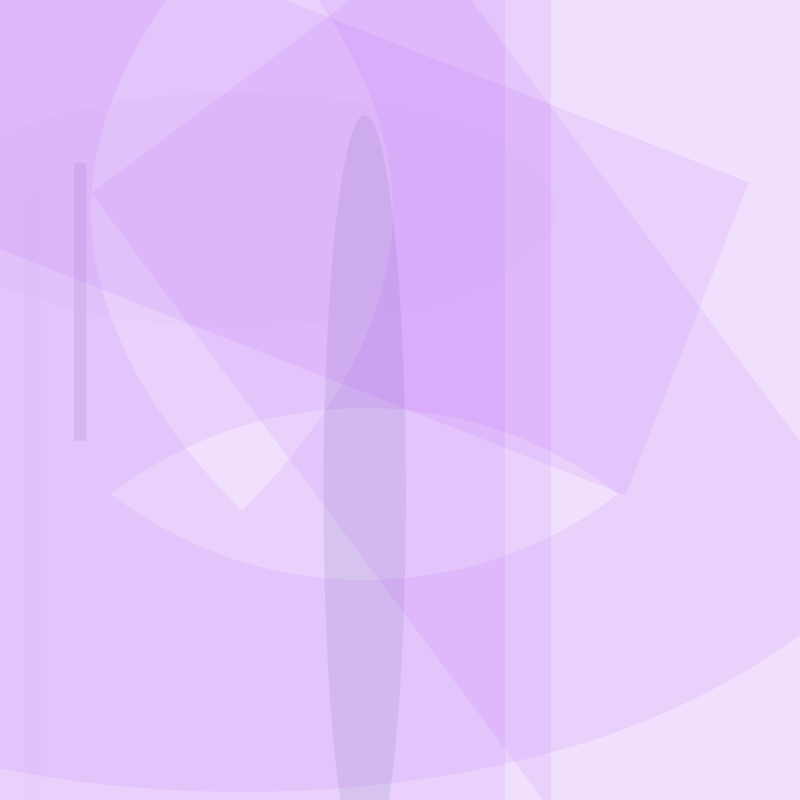
Frame 1 (no input)
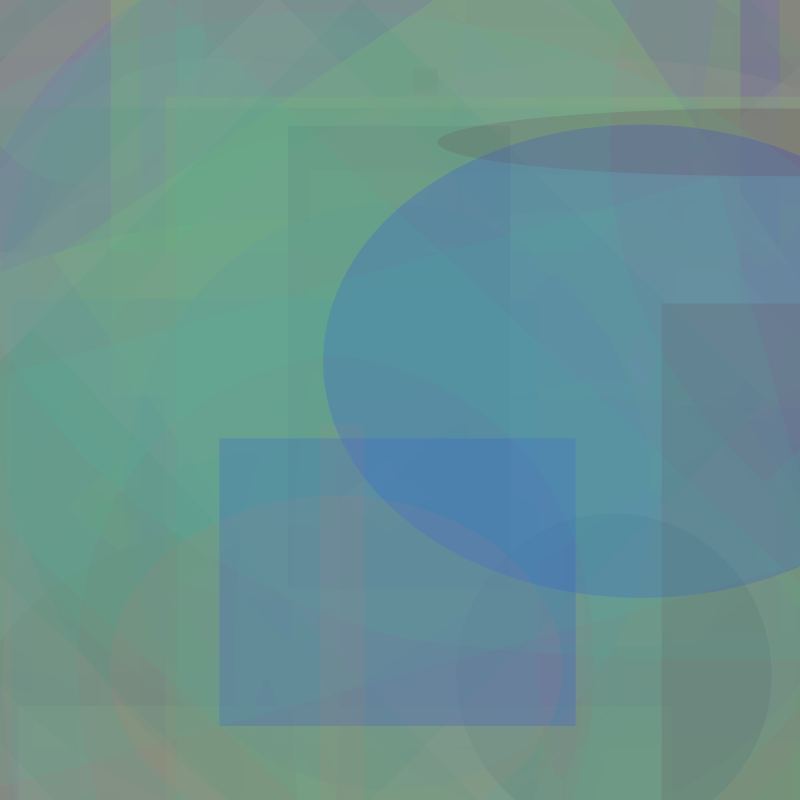
Frame 60 (the mouse pressed at the canvas centre just before this capture)
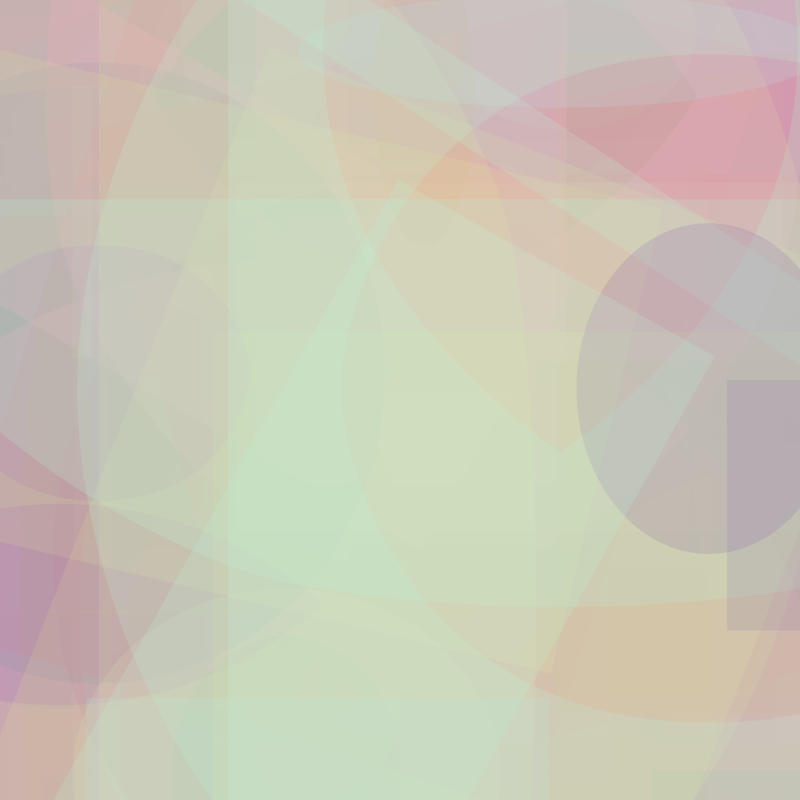
Frame 120 (the mouse held since frame 60 and released just before this capture)

The Processing sketch that drew these frames (run headless with seeded random() and noise(); from frame 60 on, the mouse is pressed at the canvas centre):

// Processing sketch: processing_110280
// ── processing_110280.pde

void setup() {
  size(800, 800);
  background(#FFFFFF);
  frameRate(10);
  strokeCap(SQUARE);
}

void draw() {

  stroke(randomColor());
  strokeWeight(500 + random(500));
  for (int i = 0; i < 2; i++) {
    fill(randomColor());
    shaperoonies();
  }
} 

color randomColor() {
  color c = color(random(255), random(255), random(255), random(100));
  return c;
}

void shaperoonies() {
  rect(random(800), random(800), random(800), random(800));
  ellipse(random(800), random(800), random(800), random(800));
  line(random(800), random(800), random(800), random(800));
}
